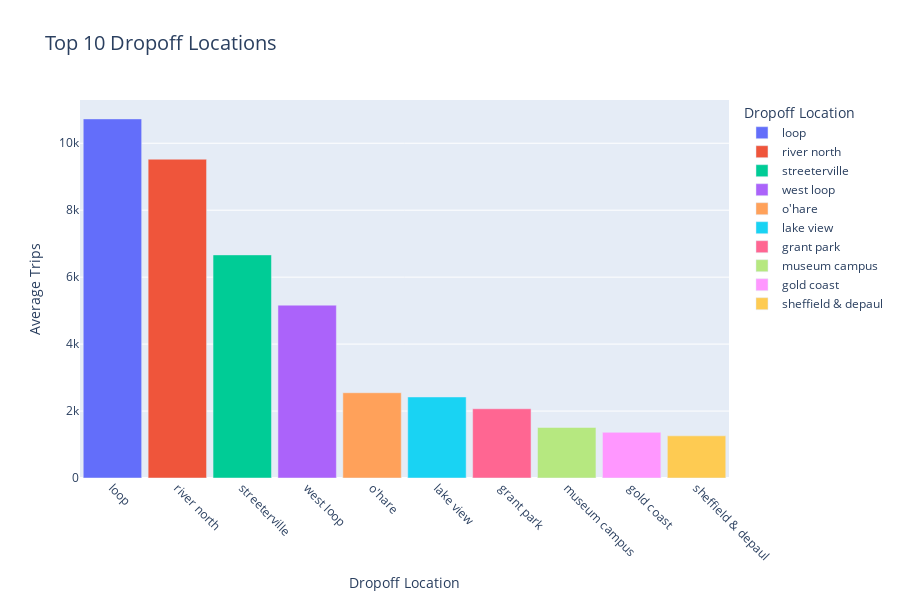

This figure's notebook cell:
### Code cell
# top 10 dropoff locations in terms of average trips
top10_loc = trips.sort_values('average_trips',ascending=False).head(10)
bar1 = px.bar(top10_loc,x='dropoff_location_name',y='average_trips',
              title='Top 10 Dropoff Locations',color='dropoff_location_name',
              labels={'dropoff_location_name':'Dropoff Location',
                      'average_trips':'Average Trips'})
bar1.update_layout(title_font_size=20,bargap=0.1,height=600)
bar1.update_xaxes(tickangle=45)
bar1.show()

### Figure 1 — Plotly figure (JSON) as saved in the notebook; plotly's stock layout.template omitted (floating-point values rounded to 4 significant figures)
{"data": [{"alignmentgroup": "True", "hovertemplate": "Dropoff Location=%{x}<br>Average Trips=%{y}<extra></extra>", "legendgroup": "loop", "marker": {"color": "#636efa", "pattern": {"shape": ""}}, "name": "loop", "offsetgroup": "loop", "orientation": "v", "showlegend": true, "textposition": "auto", "type": "bar", "x": ["loop"], "xaxis": "x", "y": [10730.0], "yaxis": "y"}, {"alignmentgroup": "True", "hovertemplate": "Dropoff Location=%{x}<br>Average Trips=%{y}<extra></extra>", "legendgroup": "river north", "marker": {"color": "#EF553B", "pattern": {"shape": ""}}, "name": "river north", "offsetgroup": "river north", "orientation": "v", "showlegend": true, "textposition": "auto", "type": "bar", "x": ["river north"], "xaxis": "x", "y": [9524.0], "yaxis": "y"}, {"alignmentgroup": "True", "hovertemplate": "Dropoff Location=%{x}<br>Average Trips=%{y}<extra></extra>", "legendgroup": "streeterville", "marker": {"color": "#00cc96", "pattern": {"shape": ""}}, "name": "streeterville", "offsetgroup": "streeterville", "orientation": "v", "showlegend": true, "textposition": "auto", "type": "bar", "x": ["streeterville"], "xaxis": "x", "y": [6665.0], "yaxis": "y"}, {"alignmentgroup": "True", "hovertemplate": "Dropoff Location=%{x}<br>Average Trips=%{y}<extra></extra>", "legendgroup": "west loop", "marker": {"color": "#ab63fa", "pattern": {"shape": ""}}, "name": "west loop", "offsetgroup": "west loop", "orientation": "v", "showlegend": true, "textposition": "auto", "type": "bar", "x": ["west loop"], "xaxis": "x", "y": [5164.0], "yaxis": "y"}, {"alignmentgroup": "True", "hovertemplate": "Dropoff Location=%{x}<br>Average Trips=%{y}<extra></extra>", "legendgroup": "o'hare", "marker": {"color": "#FFA15A", "pattern": {"shape": ""}}, "name": "o'hare", "offsetgroup": "o'hare", "orientation": "v", "showlegend": true, "textposition": "auto", "type": "bar", "x": ["o'hare"], "xaxis": "x", "y": [2547.0], "yaxis": "y"}, {"alignmentgroup": "True", "hovertemplate": "Dropoff Location=%{x}<br>Average Trips=%{y}<extra></extra>", "legendgroup": "lake view", "marker": {"color": "#19d3f3", "pattern": {"shape": ""}}, "name": "lake view", "offsetgroup": "lake view", "orientation": "v", "showlegend": true, "textposition": "auto", "type": "bar", "x": ["lake view"], "xaxis": "x", "y": [2421.0], "yaxis": "y"}, {"alignmentgroup": "True", "hovertemplate": "Dropoff Location=%{x}<br>Average Trips=%{y}<extra></extra>", "legendgroup": "grant park", "marker": {"color": "#FF6692", "pattern": {"shape": ""}}, "name": "grant park", "offsetgroup": "grant park", "orientation": "v", "showlegend": true, "textposition": "auto", "type": "bar", "x": ["grant park"], "xaxis": "x", "y": [2069.0], "yaxis": "y"}, {"alignmentgroup": "True", "hovertemplate": "Dropoff Location=%{x}<br>Average Trips=%{y}<extra></extra>", "legendgroup": "museum campus", "marker": {"color": "#B6E880", "pattern": {"shape": ""}}, "name": "museum campus", "offsetgroup": "museum campus", "orientation": "v", "showlegend": true, "textposition": "auto", "type": "bar", "x": ["museum campus"], "xaxis": "x", "y": [1510], "yaxis": "y"}, {"alignmentgroup": "True", "hovertemplate": "Dropoff Location=%{x}<br>Average Trips=%{y}<extra></extra>", "legendgroup": "gold coast", "marker": {"color": "#FF97FF", "pattern": {"shape": ""}}, "name": "gold coast", "offsetgroup": "gold coast", "orientation": "v", "showlegend": true, "textposition": "auto", "type": "bar", "x": ["gold coast"], "xaxis": "x", "y": [1364.0], "yaxis": "y"}, {"alignmentgroup": "True", "hovertemplate": "Dropoff Location=%{x}<br>Average Trips=%{y}<extra></extra>", "legendgroup": "sheffield & depaul", "marker": {"color": "#FECB52", "pattern": {"shape": ""}}, "name": "sheffield & depaul", "offsetgroup": "sheffield & depaul", "orientation": "v", "showlegend": true, "textposition": "auto", "type": "bar", "x": ["sheffield & depaul"], "xaxis": "x", "y": [1260.0], "yaxis": "y"}], "layout": {"bargap": 0.1, "barmode": "relative", "height": 600, "legend": {"title": {"text": "Dropoff Location"}, "tracegroupgap": 0}, "title": {"font": {"size": 20}, "text": "Top 10 Dropoff Locations"}, "xaxis": {"anchor": "y", "categoryarray": ["loop", "river north", "streeterville", "west loop", "o'hare", "lake view", "grant park", "museum campus", "gold coast", "sheffield & depaul"], "categoryorder": "array", "domain": [0, 1], "tickangle": 45, "title": {"text": "Dropoff Location"}}, "yaxis": {"anchor": "x", "domain": [0, 1], "title": {"text": "Average Trips"}}}}
